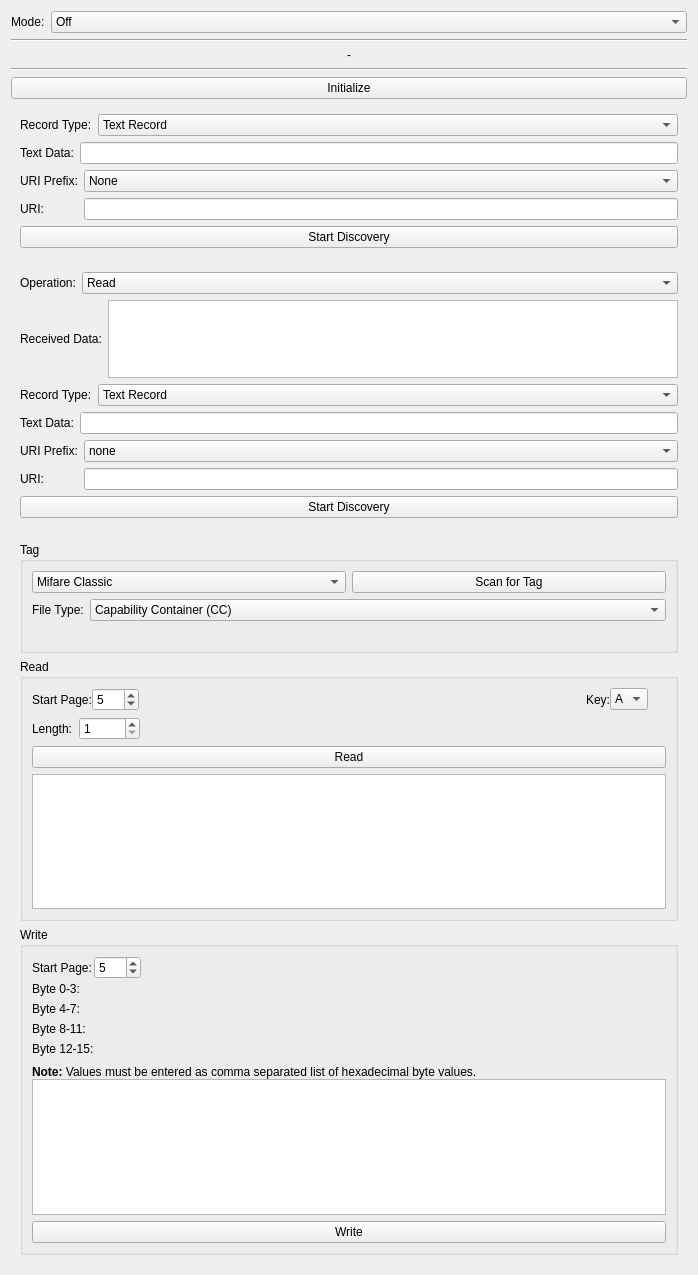
<?xml version="1.0" encoding="UTF-8"?>
<ui version="4.0">
 <class>NFC</class>
 <widget class="QWidget" name="NFC">
  <property name="geometry">
   <rect>
    <x>0</x>
    <y>0</y>
    <width>698</width>
    <height>1275</height>
   </rect>
  </property>
  <property name="windowTitle">
   <string>Form</string>
  </property>
  <layout class="QVBoxLayout" name="main_layout">
   <item>
    <layout class="QHBoxLayout" name="horizontalLayout_8">
     <property name="bottomMargin">
      <number>0</number>
     </property>
     <item>
      <widget class="QLabel" name="label">
       <property name="text">
        <string>Mode:</string>
       </property>
      </widget>
     </item>
     <item>
      <widget class="QComboBox" name="combo_box_mode">
       <property name="sizePolicy">
        <sizepolicy hsizetype="Expanding" vsizetype="Fixed">
         <horstretch>0</horstretch>
         <verstretch>0</verstretch>
        </sizepolicy>
       </property>
       <item>
        <property name="text">
         <string>Off</string>
        </property>
       </item>
       <item>
        <property name="text">
         <string>Card Emulation</string>
        </property>
       </item>
       <item>
        <property name="text">
         <string>P2P</string>
        </property>
       </item>
       <item>
        <property name="text">
         <string>Reader</string>
        </property>
       </item>
      </widget>
     </item>
    </layout>
   </item>
   <item>
    <widget class="Line" name="line">
     <property name="orientation">
      <enum>Qt::Horizontal</enum>
     </property>
    </widget>
   </item>
   <item>
    <widget class="QLabel" name="label_status">
     <property name="text">
      <string>-</string>
     </property>
     <property name="alignment">
      <set>Qt::AlignCenter</set>
     </property>
    </widget>
   </item>
   <item>
    <widget class="Line" name="line_2">
     <property name="orientation">
      <enum>Qt::Horizontal</enum>
     </property>
    </widget>
   </item>
   <item>
    <widget class="QPushButton" name="button_initialize">
     <property name="text">
      <string>Initialize</string>
     </property>
    </widget>
   </item>
   <item>
    <widget class="QFrame" name="frame_mode_cardemu">
     <property name="frameShape">
      <enum>QFrame::NoFrame</enum>
     </property>
     <property name="frameShadow">
      <enum>QFrame::Plain</enum>
     </property>
     <layout class="QGridLayout" name="gridLayout_4">
      <item row="0" column="0">
       <widget class="QLabel" name="label_3">
        <property name="text">
         <string>Record Type:</string>
        </property>
       </widget>
      </item>
      <item row="0" column="1">
       <widget class="QComboBox" name="combo_cardemu_record_type">
        <property name="sizePolicy">
         <sizepolicy hsizetype="Expanding" vsizetype="Fixed">
          <horstretch>0</horstretch>
          <verstretch>0</verstretch>
         </sizepolicy>
        </property>
        <item>
         <property name="text">
          <string>Text Record</string>
         </property>
        </item>
        <item>
         <property name="text">
          <string>URI Record</string>
         </property>
        </item>
       </widget>
      </item>
      <item row="2" column="0" colspan="2">
       <widget class="QFrame" name="frame_cardemu_record_uri">
        <property name="frameShape">
         <enum>QFrame::NoFrame</enum>
        </property>
        <property name="frameShadow">
         <enum>QFrame::Plain</enum>
        </property>
        <layout class="QGridLayout" name="gridLayout">
         <property name="margin">
          <number>0</number>
         </property>
         <item row="1" column="0">
          <widget class="QLabel" name="label_7">
           <property name="text">
            <string>URI:</string>
           </property>
          </widget>
         </item>
         <item row="0" column="0">
          <widget class="QLabel" name="label_6">
           <property name="text">
            <string>URI Prefix:</string>
           </property>
          </widget>
         </item>
         <item row="1" column="1">
          <widget class="QLineEdit" name="lineedit_cardemu_record_uri_data">
           <property name="maxLength">
            <number>248</number>
           </property>
          </widget>
         </item>
         <item row="0" column="1">
          <widget class="QComboBox" name="combo_cardemu_record_uri_prefix">
           <property name="sizePolicy">
            <sizepolicy hsizetype="Expanding" vsizetype="Fixed">
             <horstretch>0</horstretch>
             <verstretch>0</verstretch>
            </sizepolicy>
           </property>
           <item>
            <property name="text">
             <string>None</string>
            </property>
           </item>
           <item>
            <property name="text">
             <string>httpwww</string>
            </property>
           </item>
           <item>
            <property name="text">
             <string>httpswww</string>
            </property>
           </item>
           <item>
            <property name="text">
             <string>http</string>
            </property>
           </item>
           <item>
            <property name="text">
             <string>https</string>
            </property>
           </item>
           <item>
            <property name="text">
             <string>tel</string>
            </property>
           </item>
           <item>
            <property name="text">
             <string>mailto</string>
            </property>
           </item>
           <item>
            <property name="text">
             <string>ftpanonymousanonymous</string>
            </property>
           </item>
           <item>
            <property name="text">
             <string>ftp_ftp</string>
            </property>
           </item>
           <item>
            <property name="text">
             <string>ftps</string>
            </property>
           </item>
           <item>
            <property name="text">
             <string>sftp</string>
            </property>
           </item>
           <item>
            <property name="text">
             <string>smb</string>
            </property>
           </item>
           <item>
            <property name="text">
             <string>nfs</string>
            </property>
           </item>
           <item>
            <property name="text">
             <string>ftp</string>
            </property>
           </item>
           <item>
            <property name="text">
             <string>dav</string>
            </property>
           </item>
           <item>
            <property name="text">
             <string>news</string>
            </property>
           </item>
           <item>
            <property name="text">
             <string>telnet</string>
            </property>
           </item>
           <item>
            <property name="text">
             <string>imap</string>
            </property>
           </item>
           <item>
            <property name="text">
             <string>rtsp</string>
            </property>
           </item>
           <item>
            <property name="text">
             <string>urn</string>
            </property>
           </item>
           <item>
            <property name="text">
             <string>pop</string>
            </property>
           </item>
           <item>
            <property name="text">
             <string>sip</string>
            </property>
           </item>
           <item>
            <property name="text">
             <string>sips</string>
            </property>
           </item>
           <item>
            <property name="text">
             <string>tftp</string>
            </property>
           </item>
           <item>
            <property name="text">
             <string>btspp</string>
            </property>
           </item>
           <item>
            <property name="text">
             <string>btl2cap</string>
            </property>
           </item>
           <item>
            <property name="text">
             <string>btgoep</string>
            </property>
           </item>
           <item>
            <property name="text">
             <string>tcpobex</string>
            </property>
           </item>
           <item>
            <property name="text">
             <string>irdaobex</string>
            </property>
           </item>
           <item>
            <property name="text">
             <string>file</string>
            </property>
           </item>
           <item>
            <property name="text">
             <string>urnepcid</string>
            </property>
           </item>
           <item>
            <property name="text">
             <string>urnepctag</string>
            </property>
           </item>
           <item>
            <property name="text">
             <string>urnepcpat</string>
            </property>
           </item>
           <item>
            <property name="text">
             <string>urnepcraw</string>
            </property>
           </item>
           <item>
            <property name="text">
             <string>urnepc</string>
            </property>
           </item>
           <item>
            <property name="text">
             <string>urnnfc</string>
            </property>
           </item>
          </widget>
         </item>
        </layout>
       </widget>
      </item>
      <item row="1" column="0" colspan="2">
       <widget class="QFrame" name="frame_cardemu_record_text">
        <property name="frameShape">
         <enum>QFrame::NoFrame</enum>
        </property>
        <property name="frameShadow">
         <enum>QFrame::Plain</enum>
        </property>
        <layout class="QGridLayout" name="gridLayout_5">
         <property name="margin">
          <number>0</number>
         </property>
         <property name="spacing">
          <number>6</number>
         </property>
         <item row="0" column="0">
          <widget class="QLabel" name="label_5">
           <property name="text">
            <string>Text Data:</string>
           </property>
          </widget>
         </item>
         <item row="0" column="1">
          <widget class="QLineEdit" name="lineedit_cardemu_record_text_data">
           <property name="maxLength">
            <number>246</number>
           </property>
          </widget>
         </item>
        </layout>
       </widget>
      </item>
      <item row="3" column="0" colspan="2">
       <widget class="QPushButton" name="button_cardemu_start_discovery">
        <property name="enabled">
         <bool>true</bool>
        </property>
        <property name="text">
         <string>Start Discovery</string>
        </property>
       </widget>
      </item>
     </layout>
    </widget>
   </item>
   <item>
    <widget class="QFrame" name="frame_mode_p2p">
     <property name="sizePolicy">
      <sizepolicy hsizetype="Preferred" vsizetype="Preferred">
       <horstretch>0</horstretch>
       <verstretch>0</verstretch>
      </sizepolicy>
     </property>
     <property name="frameShape">
      <enum>QFrame::NoFrame</enum>
     </property>
     <property name="frameShadow">
      <enum>QFrame::Plain</enum>
     </property>
     <layout class="QGridLayout" name="gridLayout_6">
      <item row="0" column="1">
       <widget class="QComboBox" name="combo_p2p_operation">
        <property name="sizePolicy">
         <sizepolicy hsizetype="Expanding" vsizetype="Fixed">
          <horstretch>0</horstretch>
          <verstretch>0</verstretch>
         </sizepolicy>
        </property>
        <item>
         <property name="text">
          <string>Read</string>
         </property>
        </item>
        <item>
         <property name="text">
          <string>Write</string>
         </property>
        </item>
       </widget>
      </item>
      <item row="0" column="0">
       <widget class="QLabel" name="label_2">
        <property name="text">
         <string>Operation:</string>
        </property>
       </widget>
      </item>
      <item row="3" column="0" colspan="2">
       <widget class="QPushButton" name="button_p2p_discover">
        <property name="text">
         <string>Start Discovery</string>
        </property>
       </widget>
      </item>
      <item row="1" column="0" colspan="2">
       <widget class="QFrame" name="frame_p2p_read">
        <property name="frameShape">
         <enum>QFrame::NoFrame</enum>
        </property>
        <property name="frameShadow">
         <enum>QFrame::Plain</enum>
        </property>
        <layout class="QGridLayout" name="gridLayout_7">
         <property name="margin">
          <number>0</number>
         </property>
         <item row="0" column="0">
          <widget class="QLabel" name="label_8">
           <property name="text">
            <string>Received Data:</string>
           </property>
          </widget>
         </item>
         <item row="0" column="1">
          <widget class="QTextEdit" name="textedit_p2p_read">
           <property name="acceptRichText">
            <bool>true</bool>
           </property>
           <property name="textInteractionFlags">
            <set>Qt::TextSelectableByKeyboard|Qt::TextSelectableByMouse</set>
           </property>
          </widget>
         </item>
        </layout>
       </widget>
      </item>
      <item row="2" column="0" colspan="2">
       <widget class="QFrame" name="frame_p2p_write">
        <property name="frameShape">
         <enum>QFrame::NoFrame</enum>
        </property>
        <property name="frameShadow">
         <enum>QFrame::Plain</enum>
        </property>
        <layout class="QGridLayout" name="gridLayout_8">
         <property name="margin">
          <number>0</number>
         </property>
         <item row="0" column="0">
          <widget class="QLabel" name="label_9">
           <property name="text">
            <string>Record Type:</string>
           </property>
          </widget>
         </item>
         <item row="1" column="0" colspan="2">
          <widget class="QFrame" name="frame_p2p_write_data_text">
           <property name="frameShape">
            <enum>QFrame::NoFrame</enum>
           </property>
           <property name="frameShadow">
            <enum>QFrame::Plain</enum>
           </property>
           <layout class="QGridLayout" name="gridLayout_9">
            <property name="margin">
             <number>0</number>
            </property>
            <item row="0" column="0">
             <widget class="QLabel" name="label_10">
              <property name="text">
               <string>Text Data:</string>
              </property>
             </widget>
            </item>
            <item row="0" column="1">
             <widget class="QLineEdit" name="lineedit_p2p_write_data_text">
              <property name="maxLength">
               <number>246</number>
              </property>
             </widget>
            </item>
           </layout>
          </widget>
         </item>
         <item row="2" column="0" colspan="2">
          <widget class="QFrame" name="frame_p2p_write_data_uri">
           <property name="frameShape">
            <enum>QFrame::NoFrame</enum>
           </property>
           <property name="frameShadow">
            <enum>QFrame::Plain</enum>
           </property>
           <layout class="QGridLayout" name="gridLayout_10">
            <property name="margin">
             <number>0</number>
            </property>
            <item row="1" column="0">
             <widget class="QLabel" name="label_12">
              <property name="text">
               <string>URI:</string>
              </property>
             </widget>
            </item>
            <item row="0" column="0">
             <widget class="QLabel" name="label_11">
              <property name="text">
               <string>URI Prefix:</string>
              </property>
             </widget>
            </item>
            <item row="0" column="1">
             <widget class="QComboBox" name="combo_p2p_write_uri_prefix">
              <item>
               <property name="text">
                <string>none</string>
               </property>
              </item>
              <item>
               <property name="text">
                <string>httpwww</string>
               </property>
              </item>
              <item>
               <property name="text">
                <string>httpswww</string>
               </property>
              </item>
              <item>
               <property name="text">
                <string>http</string>
               </property>
              </item>
              <item>
               <property name="text">
                <string>https</string>
               </property>
              </item>
              <item>
               <property name="text">
                <string>tel</string>
               </property>
              </item>
              <item>
               <property name="text">
                <string>mailto</string>
               </property>
              </item>
              <item>
               <property name="text">
                <string>ftpanonymousanonymous</string>
               </property>
              </item>
              <item>
               <property name="text">
                <string>ftp_ftp</string>
               </property>
              </item>
              <item>
               <property name="text">
                <string>ftps</string>
               </property>
              </item>
              <item>
               <property name="text">
                <string>sftp</string>
               </property>
              </item>
              <item>
               <property name="text">
                <string>smb</string>
               </property>
              </item>
              <item>
               <property name="text">
                <string>nfs</string>
               </property>
              </item>
              <item>
               <property name="text">
                <string>ftp</string>
               </property>
              </item>
              <item>
               <property name="text">
                <string>dav</string>
               </property>
              </item>
              <item>
               <property name="text">
                <string>news</string>
               </property>
              </item>
              <item>
               <property name="text">
                <string>telnet</string>
               </property>
              </item>
              <item>
               <property name="text">
                <string>imap</string>
               </property>
              </item>
              <item>
               <property name="text">
                <string>rtsp</string>
               </property>
              </item>
              <item>
               <property name="text">
                <string>urn</string>
               </property>
              </item>
              <item>
               <property name="text">
                <string>pop</string>
               </property>
              </item>
              <item>
               <property name="text">
                <string>sip</string>
               </property>
              </item>
              <item>
               <property name="text">
                <string>sips</string>
               </property>
              </item>
              <item>
               <property name="text">
                <string>tftp</string>
               </property>
              </item>
              <item>
               <property name="text">
                <string>btspp</string>
               </property>
              </item>
              <item>
               <property name="text">
                <string>btl2cap</string>
               </property>
              </item>
              <item>
               <property name="text">
                <string>btgoep</string>
               </property>
              </item>
              <item>
               <property name="text">
                <string>tcpobex</string>
               </property>
              </item>
              <item>
               <property name="text">
                <string>irdaobex</string>
               </property>
              </item>
              <item>
               <property name="text">
                <string>file</string>
               </property>
              </item>
              <item>
               <property name="text">
                <string>urnepcid</string>
               </property>
              </item>
              <item>
               <property name="text">
                <string>urnepctag</string>
               </property>
              </item>
              <item>
               <property name="text">
                <string>urnepcpat</string>
               </property>
              </item>
              <item>
               <property name="text">
                <string>urnepcraw</string>
               </property>
              </item>
              <item>
               <property name="text">
                <string>urnepc</string>
               </property>
              </item>
              <item>
               <property name="text">
                <string>urnnfc</string>
               </property>
              </item>
             </widget>
            </item>
            <item row="1" column="1">
             <widget class="QLineEdit" name="lineedit_p2p_write_data_uri">
              <property name="maxLength">
               <number>248</number>
              </property>
             </widget>
            </item>
           </layout>
          </widget>
         </item>
         <item row="0" column="1">
          <widget class="QComboBox" name="combo_p2p_write_record_type">
           <property name="sizePolicy">
            <sizepolicy hsizetype="Expanding" vsizetype="Fixed">
             <horstretch>0</horstretch>
             <verstretch>0</verstretch>
            </sizepolicy>
           </property>
           <item>
            <property name="text">
             <string>Text Record</string>
            </property>
           </item>
           <item>
            <property name="text">
             <string>URI Record</string>
            </property>
           </item>
          </widget>
         </item>
        </layout>
       </widget>
      </item>
     </layout>
    </widget>
   </item>
   <item>
    <widget class="QFrame" name="frame_mode_reader">
     <property name="enabled">
      <bool>true</bool>
     </property>
     <property name="frameShape">
      <enum>QFrame::NoFrame</enum>
     </property>
     <property name="frameShadow">
      <enum>QFrame::Plain</enum>
     </property>
     <layout class="QVBoxLayout" name="verticalLayout_2">
      <item>
       <widget class="QGroupBox" name="group_box_reader_tag">
        <property name="title">
         <string>Tag</string>
        </property>
        <layout class="QVBoxLayout" name="verticalLayout_3">
         <item>
          <layout class="QGridLayout" name="gridLayout_2">
           <property name="bottomMargin">
            <number>0</number>
           </property>
           <item row="0" column="0">
            <widget class="QComboBox" name="combo_reader_tag_type">
             <item>
              <property name="text">
               <string>Mifare Classic</string>
              </property>
             </item>
             <item>
              <property name="text">
               <string>NFC Forum Type 1</string>
              </property>
             </item>
             <item>
              <property name="text">
               <string>NFC Forum Type 2</string>
              </property>
             </item>
             <item>
              <property name="text">
               <string>NFC Forum Type 3</string>
              </property>
             </item>
             <item>
              <property name="text">
               <string>NFC Forum Type 4</string>
              </property>
             </item>
            </widget>
           </item>
           <item row="0" column="1">
            <widget class="QPushButton" name="button_reader_scan_tag">
             <property name="text">
              <string>Scan for Tag</string>
             </property>
            </widget>
           </item>
           <item row="1" column="0" colspan="2">
            <widget class="QFrame" name="frame_tag_type4">
             <property name="frameShape">
              <enum>QFrame::NoFrame</enum>
             </property>
             <property name="frameShadow">
              <enum>QFrame::Plain</enum>
             </property>
             <layout class="QGridLayout" name="gridLayout_3">
              <property name="margin">
               <number>0</number>
              </property>
              <item row="0" column="0">
               <widget class="QLabel" name="label_reader_type4_type">
                <property name="text">
                 <string>File Type:</string>
                </property>
               </widget>
              </item>
              <item row="0" column="1">
               <widget class="QComboBox" name="combo_reader_type4_type">
                <property name="sizePolicy">
                 <sizepolicy hsizetype="Expanding" vsizetype="Fixed">
                  <horstretch>0</horstretch>
                  <verstretch>0</verstretch>
                 </sizepolicy>
                </property>
                <item>
                 <property name="text">
                  <string>Capability Container (CC)</string>
                 </property>
                </item>
                <item>
                 <property name="text">
                  <string>NFC Data Exchange Format (NDEF)</string>
                 </property>
                </item>
               </widget>
              </item>
             </layout>
            </widget>
           </item>
          </layout>
         </item>
         <item>
          <layout class="QHBoxLayout" name="horizontalLayout_2">
           <item>
            <widget class="QLabel" name="label_reader_id">
             <property name="text">
              <string/>
             </property>
             <property name="textInteractionFlags">
              <set>Qt::TextSelectableByMouse</set>
             </property>
            </widget>
           </item>
          </layout>
         </item>
        </layout>
       </widget>
      </item>
      <item>
       <widget class="QGroupBox" name="group_box_reader_read_page">
        <property name="title">
         <string>Read</string>
        </property>
        <layout class="QVBoxLayout" name="verticalLayout_4">
         <item>
          <widget class="QFrame" name="frame_read">
           <property name="frameShape">
            <enum>QFrame::NoFrame</enum>
           </property>
           <property name="frameShadow">
            <enum>QFrame::Plain</enum>
           </property>
           <layout class="QVBoxLayout" name="verticalLayout_8">
            <property name="spacing">
             <number>0</number>
            </property>
            <property name="margin">
             <number>0</number>
            </property>
            <item>
             <layout class="QHBoxLayout" name="horizontalLayout_3">
              <item>
               <widget class="QLabel" name="label_read_page">
                <property name="text">
                 <string>Start Page:</string>
                </property>
               </widget>
              </item>
              <item>
               <widget class="QSpinBox" name="spinbox_read_page">
                <property name="maximum">
                 <number>255</number>
                </property>
                <property name="value">
                 <number>5</number>
                </property>
               </widget>
              </item>
              <item>
               <spacer name="horizontalSpacer">
                <property name="orientation">
                 <enum>Qt::Horizontal</enum>
                </property>
                <property name="sizeHint" stdset="0">
                 <size>
                  <width>40</width>
                  <height>20</height>
                 </size>
                </property>
               </spacer>
              </item>
              <item>
               <widget class="QLabel" name="label_read_key">
                <property name="text">
                 <string>Key:</string>
                </property>
               </widget>
              </item>
              <item>
               <widget class="QComboBox" name="combobox_read_key">
                <item>
                 <property name="text">
                  <string>A</string>
                 </property>
                </item>
                <item>
                 <property name="text">
                  <string>B</string>
                 </property>
                </item>
               </widget>
              </item>
              <item>
               <widget class="QWidget" name="widget_read_spinbox" native="true">
                <layout class="QHBoxLayout" name="horizontalLayout_5"/>
               </widget>
              </item>
             </layout>
            </item>
           </layout>
          </widget>
         </item>
         <item>
          <widget class="QFrame" name="frame_reader_type4_read_length">
           <property name="frameShape">
            <enum>QFrame::NoFrame</enum>
           </property>
           <property name="frameShadow">
            <enum>QFrame::Plain</enum>
           </property>
           <layout class="QHBoxLayout" name="horizontalLayout">
            <property name="margin">
             <number>0</number>
            </property>
            <item>
             <widget class="QLabel" name="label_reader_type4_length">
              <property name="sizePolicy">
               <sizepolicy hsizetype="Minimum" vsizetype="Preferred">
                <horstretch>0</horstretch>
                <verstretch>0</verstretch>
               </sizepolicy>
              </property>
              <property name="text">
               <string>Length:</string>
              </property>
             </widget>
            </item>
            <item>
             <widget class="QSpinBox" name="spinbox_reader_type4_length">
              <property name="sizePolicy">
               <sizepolicy hsizetype="Preferred" vsizetype="Fixed">
                <horstretch>0</horstretch>
                <verstretch>0</verstretch>
               </sizepolicy>
              </property>
              <property name="minimum">
               <number>1</number>
              </property>
              <property name="maximum">
               <number>65535</number>
              </property>
             </widget>
            </item>
            <item>
             <spacer name="horizontalSpacer_7">
              <property name="orientation">
               <enum>Qt::Horizontal</enum>
              </property>
              <property name="sizeHint" stdset="0">
               <size>
                <width>40</width>
                <height>20</height>
               </size>
              </property>
             </spacer>
            </item>
           </layout>
          </widget>
         </item>
         <item>
          <layout class="QHBoxLayout" name="horizontalLayout_7">
           <item>
            <widget class="QPushButton" name="button_read_page">
             <property name="text">
              <string>Read</string>
             </property>
            </widget>
           </item>
          </layout>
         </item>
         <item>
          <layout class="QHBoxLayout" name="horizontalLayout_4">
           <property name="bottomMargin">
            <number>0</number>
           </property>
           <item>
            <widget class="QTextEdit" name="textedit_read_page">
             <property name="sizePolicy">
              <sizepolicy hsizetype="Expanding" vsizetype="Expanding">
               <horstretch>0</horstretch>
               <verstretch>0</verstretch>
              </sizepolicy>
             </property>
             <property name="textInteractionFlags">
              <set>Qt::TextSelectableByKeyboard|Qt::TextSelectableByMouse</set>
             </property>
            </widget>
           </item>
          </layout>
         </item>
        </layout>
       </widget>
      </item>
      <item>
       <widget class="QGroupBox" name="group_box_reader_write_page">
        <property name="title">
         <string>Write</string>
        </property>
        <layout class="QVBoxLayout" name="verticalLayout_5">
         <item>
          <widget class="QFrame" name="frame_write">
           <property name="frameShape">
            <enum>QFrame::NoFrame</enum>
           </property>
           <property name="frameShadow">
            <enum>QFrame::Plain</enum>
           </property>
           <layout class="QVBoxLayout" name="verticalLayout_7">
            <property name="spacing">
             <number>0</number>
            </property>
            <property name="margin">
             <number>0</number>
            </property>
            <item>
             <layout class="QGridLayout" name="write_page_grid">
              <item row="2" column="1">
               <layout class="QHBoxLayout" name="layout_write2"/>
              </item>
              <item row="3" column="1">
               <layout class="QHBoxLayout" name="layout_write3"/>
              </item>
              <item row="4" column="0">
               <widget class="QLabel" name="write_page_label4">
                <property name="sizePolicy">
                 <sizepolicy hsizetype="Minimum" vsizetype="Preferred">
                  <horstretch>0</horstretch>
                  <verstretch>0</verstretch>
                 </sizepolicy>
                </property>
                <property name="text">
                 <string>Byte 12-15:</string>
                </property>
               </widget>
              </item>
              <item row="2" column="0">
               <widget class="QLabel" name="write_page_label2">
                <property name="sizePolicy">
                 <sizepolicy hsizetype="Minimum" vsizetype="Preferred">
                  <horstretch>0</horstretch>
                  <verstretch>0</verstretch>
                 </sizepolicy>
                </property>
                <property name="text">
                 <string>Byte 4-7:</string>
                </property>
               </widget>
              </item>
              <item row="4" column="2">
               <spacer name="horizontalSpacer_5">
                <property name="orientation">
                 <enum>Qt::Horizontal</enum>
                </property>
                <property name="sizeHint" stdset="0">
                 <size>
                  <width>40</width>
                  <height>20</height>
                 </size>
                </property>
               </spacer>
              </item>
              <item row="3" column="0">
               <widget class="QLabel" name="write_page_label3">
                <property name="sizePolicy">
                 <sizepolicy hsizetype="Minimum" vsizetype="Preferred">
                  <horstretch>0</horstretch>
                  <verstretch>0</verstretch>
                 </sizepolicy>
                </property>
                <property name="text">
                 <string>Byte 8-11:</string>
                </property>
               </widget>
              </item>
              <item row="4" column="1">
               <layout class="QHBoxLayout" name="layout_write4"/>
              </item>
              <item row="0" column="0">
               <widget class="QLabel" name="label_write_page">
                <property name="sizePolicy">
                 <sizepolicy hsizetype="Preferred" vsizetype="Preferred">
                  <horstretch>0</horstretch>
                  <verstretch>0</verstretch>
                 </sizepolicy>
                </property>
                <property name="text">
                 <string>Start Page:</string>
                </property>
               </widget>
              </item>
              <item row="3" column="2">
               <spacer name="horizontalSpacer_4">
                <property name="orientation">
                 <enum>Qt::Horizontal</enum>
                </property>
                <property name="sizeHint" stdset="0">
                 <size>
                  <width>40</width>
                  <height>20</height>
                 </size>
                </property>
               </spacer>
              </item>
              <item row="2" column="2">
               <spacer name="horizontalSpacer_3">
                <property name="orientation">
                 <enum>Qt::Horizontal</enum>
                </property>
                <property name="sizeHint" stdset="0">
                 <size>
                  <width>40</width>
                  <height>20</height>
                 </size>
                </property>
               </spacer>
              </item>
              <item row="1" column="0">
               <widget class="QLabel" name="write_page_label1">
                <property name="sizePolicy">
                 <sizepolicy hsizetype="Minimum" vsizetype="Preferred">
                  <horstretch>0</horstretch>
                  <verstretch>0</verstretch>
                 </sizepolicy>
                </property>
                <property name="text">
                 <string>Byte 0-3:</string>
                </property>
               </widget>
              </item>
              <item row="1" column="1">
               <layout class="QHBoxLayout" name="layout_write1"/>
              </item>
              <item row="1" column="2">
               <spacer name="horizontalSpacer_2">
                <property name="orientation">
                 <enum>Qt::Horizontal</enum>
                </property>
                <property name="sizeHint" stdset="0">
                 <size>
                  <width>40</width>
                  <height>20</height>
                 </size>
                </property>
               </spacer>
              </item>
              <item row="0" column="1">
               <widget class="QSpinBox" name="spinbox_write_page">
                <property name="sizePolicy">
                 <sizepolicy hsizetype="Preferred" vsizetype="Fixed">
                  <horstretch>0</horstretch>
                  <verstretch>0</verstretch>
                 </sizepolicy>
                </property>
                <property name="maximum">
                 <number>255</number>
                </property>
                <property name="value">
                 <number>5</number>
                </property>
               </widget>
              </item>
              <item row="0" column="2">
               <spacer name="horizontalSpacer_6">
                <property name="orientation">
                 <enum>Qt::Horizontal</enum>
                </property>
                <property name="sizeHint" stdset="0">
                 <size>
                  <width>40</width>
                  <height>20</height>
                 </size>
                </property>
               </spacer>
              </item>
             </layout>
            </item>
           </layout>
          </widget>
         </item>
         <item>
          <widget class="QFrame" name="frame_write_type4">
           <property name="frameShape">
            <enum>QFrame::NoFrame</enum>
           </property>
           <property name="frameShadow">
            <enum>QFrame::Plain</enum>
           </property>
           <layout class="QVBoxLayout" name="verticalLayout_10">
            <property name="spacing">
             <number>0</number>
            </property>
            <property name="margin">
             <number>0</number>
            </property>
            <item>
             <widget class="QLabel" name="label_4">
              <property name="text">
               <string>&lt;b&gt;Note:&lt;/b&gt; Values must be entered as comma separated list of hexadecimal byte values.</string>
              </property>
             </widget>
            </item>
            <item>
             <layout class="QHBoxLayout" name="horizontalLayout_10">
              <property name="bottomMargin">
               <number>0</number>
              </property>
              <item>
               <widget class="QTextEdit" name="textedit_reader_type4_write_values">
                <property name="sizePolicy">
                 <sizepolicy hsizetype="Expanding" vsizetype="Expanding">
                  <horstretch>0</horstretch>
                  <verstretch>0</verstretch>
                 </sizepolicy>
                </property>
                <property name="acceptRichText">
                 <bool>false</bool>
                </property>
                <property name="textInteractionFlags">
                 <set>Qt::TextEditorInteraction</set>
                </property>
               </widget>
              </item>
             </layout>
            </item>
           </layout>
          </widget>
         </item>
         <item>
          <layout class="QHBoxLayout" name="horizontalLayout_6">
           <item>
            <widget class="QPushButton" name="button_write_page">
             <property name="text">
              <string>Write</string>
             </property>
            </widget>
           </item>
          </layout>
         </item>
        </layout>
       </widget>
      </item>
     </layout>
    </widget>
   </item>
   <item>
    <spacer name="verticalSpacer">
     <property name="orientation">
      <enum>Qt::Vertical</enum>
     </property>
     <property name="sizeHint" stdset="0">
      <size>
       <width>20</width>
       <height>40</height>
      </size>
     </property>
    </spacer>
   </item>
  </layout>
 </widget>
 <resources/>
 <connections/>
</ui>
